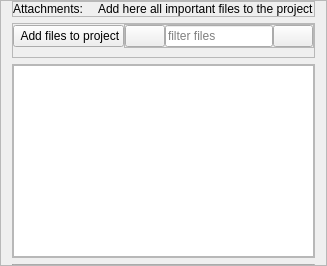
                               <widget class="QFrame" name="frame_13">
                                <property name="sizePolicy">
                                 <sizepolicy hsizetype="Preferred" vsizetype="Expanding">
                                  <horstretch>0</horstretch>
                                  <verstretch>0</verstretch>
                                 </sizepolicy>
                                </property>
                                <property name="frameShape">
                                 <enum>QFrame::Shape::StyledPanel</enum>
                                </property>
                                <property name="frameShadow">
                                 <enum>QFrame::Shadow::Raised</enum>
                                </property>
                                <layout class="QVBoxLayout" name="verticalLayout_37">
                                 <property name="topMargin">
                                  <number>0</number>
                                 </property>
                                 <property name="bottomMargin">
                                  <number>0</number>
                                 </property>
                                 <item>
                                  <widget class="QFrame" name="frame_27">
                                   <property name="frameShape">
                                    <enum>QFrame::Shape::StyledPanel</enum>
                                   </property>
                                   <property name="frameShadow">
                                    <enum>QFrame::Shadow::Raised</enum>
                                   </property>
                                   <layout class="QHBoxLayout" name="horizontalLayout_16">
                                    <property name="spacing">
                                     <number>0</number>
                                    </property>
                                    <property name="leftMargin">
                                     <number>0</number>
                                    </property>
                                    <property name="topMargin">
                                     <number>0</number>
                                    </property>
                                    <property name="rightMargin">
                                     <number>0</number>
                                    </property>
                                    <property name="bottomMargin">
                                     <number>0</number>
                                    </property>
                                    <item>
                                     <widget class="QLabel" name="attachmentsLabel">
                                      <property name="text">
                                       <string>Attachments:</string>
                                      </property>
                                     </widget>
                                    </item>
                                    <item alignment="Qt::AlignmentFlag::AlignLeft">
                                     <widget class="QLabel" name="attachmentsMessageLabel">
                                      <property name="layoutDirection">
                                       <enum>Qt::LayoutDirection::RightToLeft</enum>
                                      </property>
                                      <property name="text">
                                       <string>Add here all important files to the project</string>
                                      </property>
                                     </widget>
                                    </item>
                                   </layout>
                                  </widget>
                                 </item>
                                 <item>
                                  <widget class="QFrame" name="frame_28">
                                   <property name="frameShape">
                                    <enum>QFrame::Shape::StyledPanel</enum>
                                   </property>
                                   <property name="frameShadow">
                                    <enum>QFrame::Shadow::Raised</enum>
                                   </property>
                                   <layout class="QHBoxLayout" name="horizontalLayout_27">
                                    <property name="spacing">
                                     <number>0</number>
                                    </property>
                                    <property name="leftMargin">
                                     <number>0</number>
                                    </property>
                                    <property name="topMargin">
                                     <number>0</number>
                                    </property>
                                    <property name="rightMargin">
                                     <number>0</number>
                                    </property>
                                    <property name="bottomMargin">
                                     <number>9</number>
                                    </property>
                                    <item alignment="Qt::AlignmentFlag::AlignLeft">
                                     <widget class="QPushButton" name="addProjectFilesButton">
                                      <property name="cursor">
                                       <cursorShape>PointingHandCursor</cursorShape>
                                      </property>
                                      <property name="text">
                                       <string> Add files to project</string>
                                      </property>
                                      <property name="icon">
                                       <iconset resource="../assets/resource.qrc">
                                        <normaloff>:/icons/icons/folder-plus.svg</normaloff>:/icons/icons/folder-plus.svg</iconset>
                                      </property>
                                     </widget>
                                    </item>
                                    <item alignment="Qt::AlignmentFlag::AlignRight">
                                     <widget class="QFrame" name="filterFilesFrame">
                                      <property name="frameShape">
                                       <enum>QFrame::Shape::StyledPanel</enum>
                                      </property>
                                      <property name="frameShadow">
                                       <enum>QFrame::Shadow::Raised</enum>
                                      </property>
                                      <layout class="QHBoxLayout" name="horizontalLayout_28">
                                       <property name="spacing">
                                        <number>0</number>
                                       </property>
                                       <property name="leftMargin">
                                        <number>0</number>
                                       </property>
                                       <property name="topMargin">
                                        <number>0</number>
                                       </property>
                                       <property name="rightMargin">
                                        <number>0</number>
                                       </property>
                                       <property name="bottomMargin">
                                        <number>0</number>
                                       </property>
                                       <item alignment="Qt::AlignmentFlag::AlignHCenter">
                                        <widget class="QPushButton" name="filterButtonIcon">
                                         <property name="text">
                                          <string/>
                                         </property>
                                         <property name="icon">
                                          <iconset resource="../assets/resource.qrc">
                                           <normaloff>:/icons/icons/HugeiconsFilter.svg</normaloff>:/icons/icons/HugeiconsFilter.svg</iconset>
                                         </property>
                                         <property name="iconSize">
                                          <size>
                                           <width>15</width>
                                           <height>14</height>
                                          </size>
                                         </property>
                                        </widget>
                                       </item>
                                       <item alignment="Qt::AlignmentFlag::AlignHCenter">
                                        <widget class="QLineEdit" name="filterFilesEdit">
                                         <property name="sizePolicy">
                                          <sizepolicy hsizetype="Preferred" vsizetype="Fixed">
                                           <horstretch>0</horstretch>
                                           <verstretch>0</verstretch>
                                          </sizepolicy>
                                         </property>
                                         <property name="placeholderText">
                                          <string>filter files</string>
                                         </property>
                                        </widget>
                                       </item>
                                       <item alignment="Qt::AlignmentFlag::AlignHCenter">
                                        <widget class="QPushButton" name="clearFilterProjectButton">
                                         <property name="cursor">
                                          <cursorShape>PointingHandCursor</cursorShape>
                                         </property>
                                         <property name="text">
                                          <string/>
                                         </property>
                                         <property name="icon">
                                          <iconset resource="../assets/resource.qrc">
                                           <normaloff>:/icons/icons/x.svg</normaloff>:/icons/icons/x.svg</iconset>
                                         </property>
                                         <property name="iconSize">
                                          <size>
                                           <width>18</width>
                                           <height>18</height>
                                          </size>
                                         </property>
                                        </widget>
                                       </item>
                                      </layout>
                                     </widget>
                                    </item>
                                   </layout>
                                  </widget>
                                 </item>
                                 <item>
                                  <widget class="QFrame" name="attachmentsFilesFrame">
                                   <property name="sizePolicy">
                                    <sizepolicy hsizetype="Preferred" vsizetype="Expanding">
                                     <horstretch>0</horstretch>
                                     <verstretch>0</verstretch>
                                    </sizepolicy>
                                   </property>
                                   <property name="frameShape">
                                    <enum>QFrame::Shape::StyledPanel</enum>
                                   </property>
                                   <property name="frameShadow">
                                    <enum>QFrame::Shadow::Raised</enum>
                                   </property>
                                   <layout class="QVBoxLayout" name="verticalLayout_39">
                                    <property name="spacing">
                                     <number>0</number>
                                    </property>
                                    <property name="leftMargin">
                                     <number>0</number>
                                    </property>
                                    <property name="topMargin">
                                     <number>0</number>
                                    </property>
                                    <property name="rightMargin">
                                     <number>0</number>
                                    </property>
                                    <property name="bottomMargin">
                                     <number>0</number>
                                    </property>
                                    <item>
                                     <widget class="QListWidget" name="attachmentsList">
                                      <property name="horizontalScrollBarPolicy">
                                       <enum>Qt::ScrollBarPolicy::ScrollBarAlwaysOff</enum>
                                      </property>
                                     </widget>
                                    </item>
                                   </layout>
                                  </widget>
                                 </item>
                                 <item>
                                  <widget class="QProgressBar" name="addFilesProjectProgress">
                                   <property name="maximumSize">
                                    <size>
                                     <width>16777215</width>
                                     <height>1</height>
                                    </size>
                                   </property>
                                   <property name="value">
                                    <number>0</number>
                                   </property>
                                   <property name="alignment">
                                    <set>Qt::AlignmentFlag::AlignCenter</set>
                                   </property>
                                   <property name="format">
                                    <string/>
                                   </property>
                                  </widget>
                                 </item>
                                </layout>
                               </widget>
